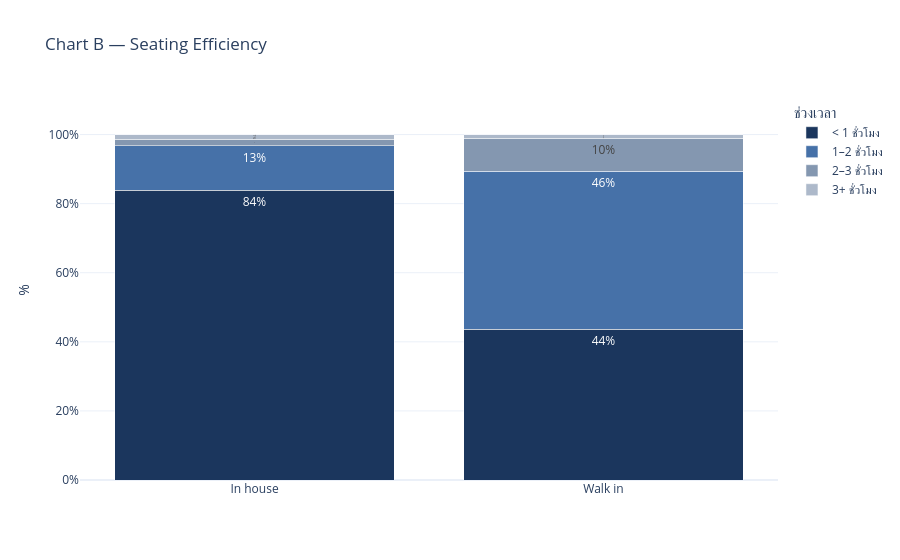

This figure's notebook cell:
### Markdown cell above
**Chart B — Seating Efficiency**

สัดส่วนระยะเวลาการใช้บริการเพื่อประเมินรอบการหมุนเวียนโต๊ะ

### Code cell
bucket_colors = ['#1B365D', '#4671A8', '#8497B0', '#ADB9CA', '#E7E6E6']

fig = px.bar(
    dur_pct,
    x='Guest_type',
    y='pct',
    color='dur_group',
    color_discrete_sequence=bucket_colors,
    barmode='stack',
    text='pct',
    template=TEMPLATE,
    labels={'pct': '%', 'Guest_type': '', 'dur_group': 'ช่วงเวลา'},
    title='Chart B — Seating Efficiency',
)

fig.update_traces(
    texttemplate='%{text:.0f}%',
    textposition='inside',
)
fig.update_layout(
    yaxis_ticksuffix='%',
    yaxis_range=[0, 110],
)
fig.show()

### Figure 1 — Plotly figure (JSON) as saved in the notebook; plotly's stock layout.template omitted (floating-point values rounded to 4 significant figures)
{"data": [{"hovertemplate": "ช่วงเวลา=< 1 ชั่วโมง<br>=%{x}<br>%=%{text}<extra></extra>", "legendgroup": "< 1 ชั่วโมง", "marker": {"color": "#1B365D", "pattern": {"shape": ""}}, "name": "< 1 ชั่วโมง", "orientation": "v", "showlegend": true, "text": [83.9, 43.7], "textposition": "inside", "texttemplate": "%{text:.0f}%", "type": "bar", "x": ["In house", "Walk in"], "xaxis": "x", "y": [83.9, 43.7], "yaxis": "y"}, {"hovertemplate": "ช่วงเวลา=1–2 ชั่วโมง<br>=%{x}<br>%=%{text}<extra></extra>", "legendgroup": "1–2 ชั่วโมง", "marker": {"color": "#4671A8", "pattern": {"shape": ""}}, "name": "1–2 ชั่วโมง", "orientation": "v", "showlegend": true, "text": [12.8, 45.7], "textposition": "inside", "texttemplate": "%{text:.0f}%", "type": "bar", "x": ["In house", "Walk in"], "xaxis": "x", "y": [12.8, 45.7], "yaxis": "y"}, {"hovertemplate": "ช่วงเวลา=2–3 ชั่วโมง<br>=%{x}<br>%=%{text}<extra></extra>", "legendgroup": "2–3 ชั่วโมง", "marker": {"color": "#8497B0", "pattern": {"shape": ""}}, "name": "2–3 ชั่วโมง", "orientation": "v", "showlegend": true, "text": [2.0, 9.5], "textposition": "inside", "texttemplate": "%{text:.0f}%", "type": "bar", "x": ["In house", "Walk in"], "xaxis": "x", "y": [2.0, 9.5], "yaxis": "y"}, {"hovertemplate": "ช่วงเวลา=3+ ชั่วโมง<br>=%{x}<br>%=%{text}<extra></extra>", "legendgroup": "3+ ชั่วโมง", "marker": {"color": "#ADB9CA", "pattern": {"shape": ""}}, "name": "3+ ชั่วโมง", "orientation": "v", "showlegend": true, "text": [1.3, 1.0], "textposition": "inside", "texttemplate": "%{text:.0f}%", "type": "bar", "x": ["In house", "Walk in"], "xaxis": "x", "y": [1.3, 1.0], "yaxis": "y"}], "layout": {"barmode": "stack", "legend": {"title": {"text": "ช่วงเวลา"}, "tracegroupgap": 0}, "title": {"text": "Chart B — Seating Efficiency"}, "xaxis": {"anchor": "y", "domain": [0, 1], "title": {"text": ""}}, "yaxis": {"anchor": "x", "domain": [0, 1], "range": [0, 110], "ticksuffix": "%", "title": {"text": "%"}}}}
